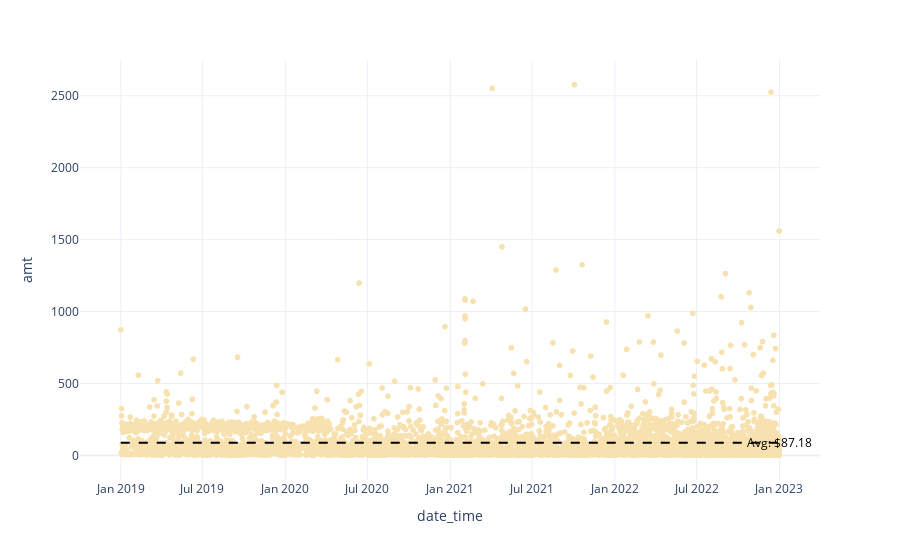

This figure's notebook cell:
### Code cell
Jennifer_Mcdonald = df[df['full_name'] == 'Jennifer Mcdonald']
# Create a line chart to visualize the transaction amounts over time for Jennifer_Mcdonald
fig = px.scatter(Jennifer_Mcdonald, x='date_time', y='amt',color_discrete_sequence=['#F7E1AE'], template='plotly_white')

# Calculate the average transaction amount
avg_amount = Jennifer_Mcdonald['amt'].mean()

# Add a horizontal line to the plot for the average transaction amount
fig.add_shape(type='line', x0=Jennifer_Mcdonald['date_time'].min(), x1=Jennifer_Mcdonald['date_time'].max(),
              y0=avg_amount, y1=avg_amount, line=dict(color='black', dash='dash'))

# Add text annotation for the average transaction amount
fig.add_annotation(x=Jennifer_Mcdonald['date_time'].max(), y=avg_amount, text=f'Avg: ${avg_amount:.2f}',
                   showarrow=False, font=dict(color='black'))

# Show the plot
fig.show()

### Figure 1 — Plotly figure (JSON) as saved in the notebook; plotly's stock layout.template omitted (floating-point values rounded to 4 significant figures; data arrays with more than 128 entries replaced by an {"elided": "..."} marker saying what was removed)
{"data": [{"hovertemplate": "date_time=%{x}<br>amt=%{y}<extra></extra>", "legendgroup": "", "marker": {"color": "#F7E1AE", "symbol": "circle"}, "mode": "markers", "name": "", "showlegend": false, "type": "scattergl", "x": {"elided": "5464 str values"}, "xaxis": "x", "y": {"elided": "5464 float values"}, "yaxis": "y"}], "layout": {"annotations": [{"font": {"color": "black"}, "showarrow": false, "text": "Avg: $87.18", "x": "2022-12-31T12:17:08", "y": 87.18}], "legend": {"tracegroupgap": 0}, "margin": {"t": 60}, "shapes": [{"line": {"color": "black", "dash": "dash"}, "type": "line", "x0": "2018-12-31T21:38:39", "x1": "2022-12-31T12:17:08", "y0": 87.18, "y1": 87.18}], "xaxis": {"anchor": "y", "domain": [0, 1], "title": {"text": "date_time"}}, "yaxis": {"anchor": "x", "domain": [0, 1], "title": {"text": "amt"}}}}
